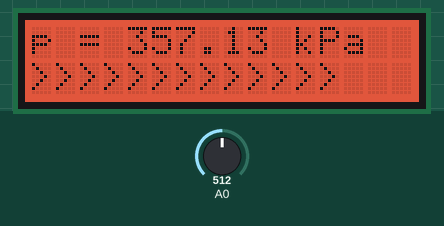
This sketch was run on a simulated Arduino Uno, built with avr-gcc and run on an emulated ATmega328P. On the bench: 16×2 character LCD. Inputs (shaded band) come from the test bench; at power-on: A0 = 512. What the sketch prints to the serial monitor is not drawn.

Above: at 1.2 s.
1.3 s: A0 set to 390
At 2.5 s:
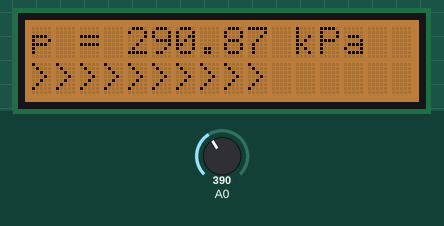
3.2 s: A0 set to 410
At 4.0 s:
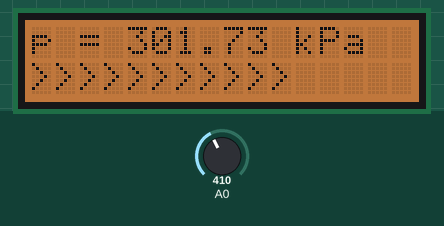
5.1 s: A0 set to 306
At 6.6 s:
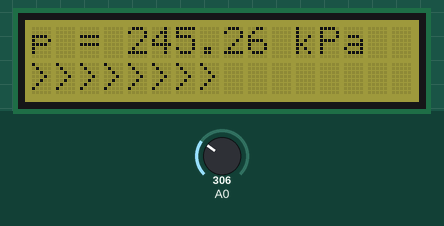
6.9 s: A0 set to 122
At 7.7 s:
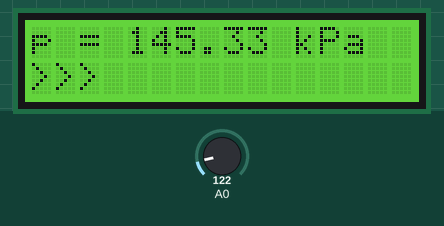
8.8 s: A0 set to 70
At 10.3 s:
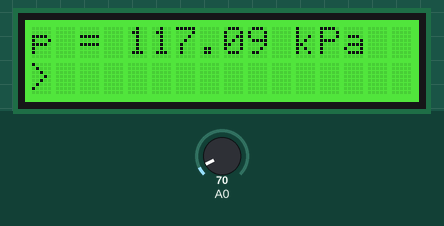
10.6 s: A0 set to 90
At 12.0 s:
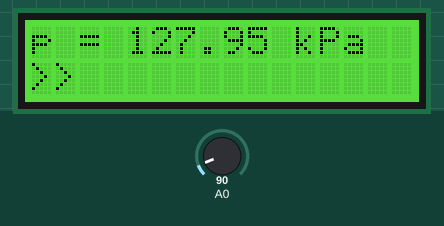
Timing chart, 0 to 13.5 s (numbered marks = the images above; inputs shaded):
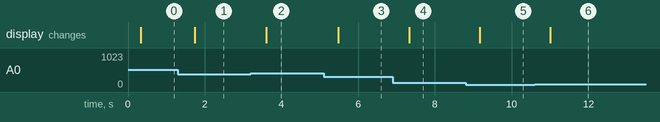

The sketch:

affichage-ecran4.ino
```cpp
//MXP5500DP Capteur de pression
// calcul et affichage de la pression moyenne
#include <rgb_lcd.h>

rgb_lcd lcd;
const float patm=101.3;// on définit la pression atmosphérique, valeur connue
const int cycles = 200; //nombre de mesures pour faire une moyenne
const int dur_mes = 1; //durée entre 2 mesures de la moyenne
const int dur_aff = 200; //durée entre 2 séries de mesure

int nombre_chevrons = 0 ;
int p_min = 80 ;
int p_max = 400 ;
int colorR ;
int colorG ;
int colorB ;

void setup() {
  lcd.begin(16,2);
  Serial.begin(9600); //initialisation de ligne série
}

void loop(){
float resultatpression = 0.0 ;// on définit un float qui récupérera toutes les valeurs des pressions
for(int i = 0 ; i < cycles ; i++){
    float ana = analogRead(A0) ;
    float pression_relat = ((ana / 1023.0)-0.04) /0.0018 ;  //utilise le modele determine par etalonnage
    float pression = pression_relat + patm;//calcul de la pression
    resultatpression += pression ;//on rajoute la valeur mesurée à la variable somme
    delay(dur_mes) ;
  }

  resultatpression /= cycles ;          //calcul la moyenne des mesures
  Serial.print(resultatpression) ;      //affiche dans le moniteur serie les valeurs de pression en kPa
  Serial.println(" kPa") ;

  // gestion de l'affichage LCD et couleur de fond
  lcd.clear();
  colorR = 255*(resultatpression-p_min)/(p_max-p_min);
  colorG = 255 - colorR;
  colorB = 0 ;
  lcd.setRGB(colorR, colorG, colorB);

  // affichage p = ...
  lcd.setCursor(0,0) ;
  lcd.print("p = ");
  lcd.print(resultatpression);// Affiche la valeur sur le LCD.
  lcd.print(" kPa");

  // calcul du nombre de chevrons à placer : 80 kPa : 0 chevron -- 400 kPa : 16 chevrons
  nombre_chevrons = 16*(resultatpression - p_min)/(p_max-p_min) ;
  //affichage
  lcd.setCursor(0,1) ;
  for (int i = 1 ; i< nombre_chevrons+1 ; i++){
    lcd.print(">") ;
  }

  delay(dur_aff) ;                         // temps de latence entre 2 séries de mesures
}
```

Measured:
- after the input at 1.3 s, the display: changes after 0.44 s (image 1)
- after the input at 3.2 s, the display: changes after 0.41 s (image 2)
- after the input at 5.1 s, the display: changes after 0.38 s (image 3)
- after the input at 6.9 s, the display: changes after 0.43 s (image 4)
- after the input at 8.8 s, the display: changes after 0.37 s (image 5)
- after the input at 10.6 s, the display: changes after 0.41 s (image 6)
